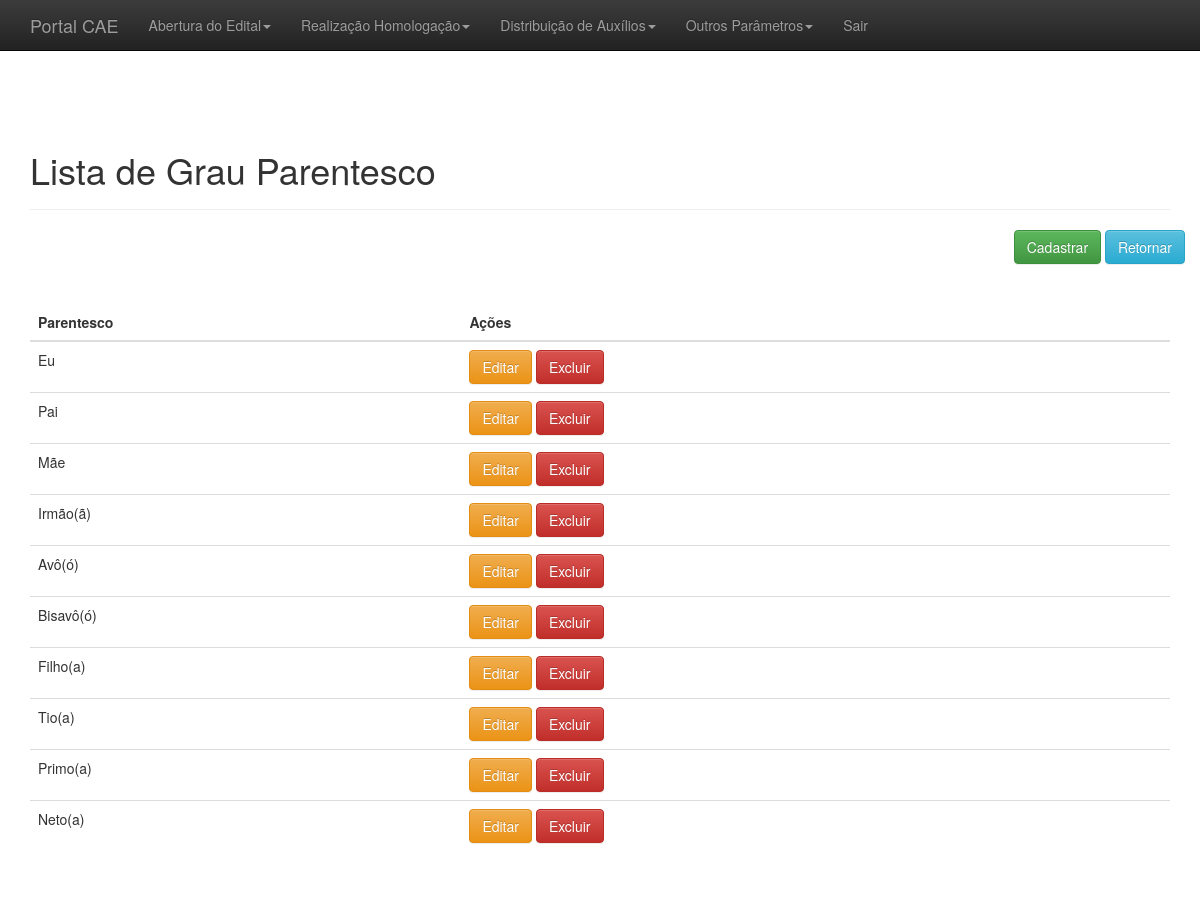
Page /adm/listar_grauparentesco.php on the committed database.
### tables this page shows
CREATE TABLE `grauparentesco` (
  `id` int(11) NOT NULL,
  `parentesco` varchar(45) NOT NULL
);

### adm/listar_grauparentesco.php (the view, shortened to what this page needs)
<?php
include_once("conexao.php");
include_once("header_adm.php");
include_once("menu_admin.php");
?>
<?php
$resultado = mysqli_query($conectar,"SELECT * FROM grauparentesco");
?>
<br>
<br>
<div class="container theme-showcase" role="main">
	<div class="page-header">
		<h1>Lista de Grau Parentesco</h1>
	</div>
	<div class="row espaco">
		<div class="pull-right">
			<a href='cad_grauparentesco.php'><button type='button' class='btn btn-success'>Cadastrar</button></a>
			<a href='administrativo.php'><button type='button' class='btn btn-info'>Retornar</button></a>
		</div>
	</div>
	<br>
	<div class="row">
		<div class="col-md-12">
			<table class="table">
				<thead>
					<tr>
						<th>Parentesco</th>
						<th>Ações</th>
					</tr>
				</thead>
				<tbody>
					<?php while($linhas = mysqli_fetch_array($resultado)){
						echo "<tr>";
						echo "<td>".$linhas["parentesco"]."</td>";?>
							<td>
								<a href="editar_grauparentesco.php?id=<?php echo $linhas['id'];?>"><button type='button' class='btn btn-warning'>Editar</button></a>
								<a href="processa/proc_apagar_grauparentesco.php?id=<?php echo $linhas['id'];?>"><button type='button' class='btn btn-danger'>Excluir</button></a>
							</td>
						<?php echo "</tr>";
					}?>
				</tbody>
			</table>
		</div>
	</div>
</div>
<?php
include_once("footer_adm.php");
?>

### adm/css/theme.css (style rules this page uses)
body { padding-top: 70px; padding-bottom: 30px; }
.espaco { margin-bottom:20px; }

### rows in the picture
grauparentesco: parentesco "Eu"
grauparentesco: parentesco "Pai"
grauparentesco: parentesco "Mãe"
grauparentesco: parentesco "Irmão(ã)"
grauparentesco: parentesco "Avô(ó)"
grauparentesco: parentesco "Bisavô(ó)"
grauparentesco: parentesco "Filho(a)"
grauparentesco: parentesco "Tio(a)"
grauparentesco: parentesco "Primo(a)"
grauparentesco: parentesco "Neto(a)"
